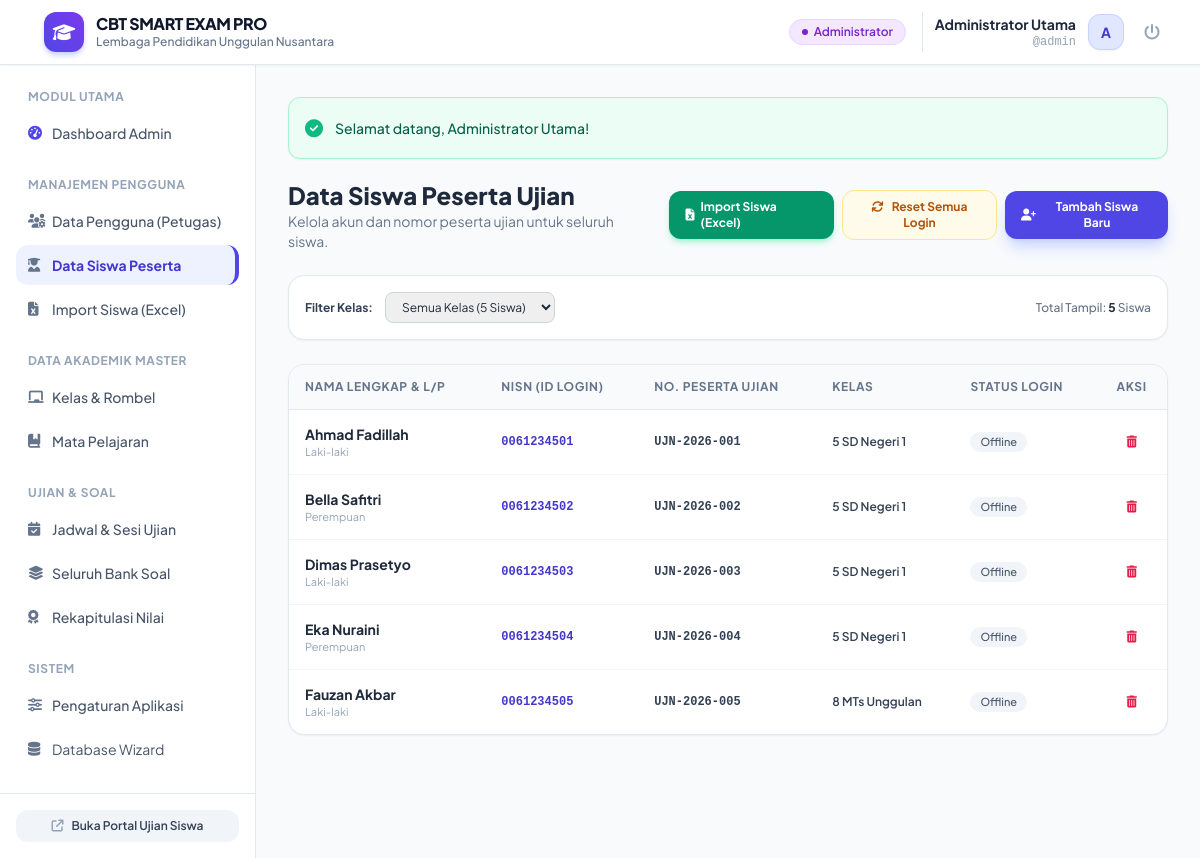
The app's page /admin/students.php (signed in) with its own data.
### tables this page shows
CREATE TABLE `students` (
  `id` INT AUTO_INCREMENT PRIMARY KEY,
  `nisn` VARCHAR(30) NOT NULL UNIQUE,
  `exam_number` VARCHAR(50) NOT NULL UNIQUE,
  `full_name` VARCHAR(150) NOT NULL,
  `class_id` INT NOT NULL,
  `password` VARCHAR(255) NOT NULL,
  `gender` ENUM('L', 'P') DEFAULT 'L',
  `is_logged_in` TINYINT(1) DEFAULT 0,
  `last_login` DATETIME NULL,
  `created_at` TIMESTAMP DEFAULT CURRENT_TIMESTAMP,
  FOREIGN KEY (`class_id`) REFERENCES `classes`(`id`) ON DELETE CASCADE
);

CREATE TABLE `classes` (
  `id` INT AUTO_INCREMENT PRIMARY KEY,
  `name` VARCHAR(50) NOT NULL,
  `level` VARCHAR(20) NOT NULL,
  `major` VARCHAR(50) DEFAULT 'Umum',
  `created_at` TIMESTAMP DEFAULT CURRENT_TIMESTAMP
);

### admin/students.php (the view, shortened to what this page needs)
<?php
require_once __DIR__ . '/../app/helpers.php';
$pdo = Database::getConnection();
$filterClass = (int)($_GET['class_id'] ?? 0);
$whereClause = $filterClass > 0 ? "WHERE s.class_id = $filterClass" : "";
$students = $pdo->query("SELECT s.*, c.name as class_name
                         FROM students s
                         JOIN classes c ON s.class_id = c.id
                         $whereClause
                         ORDER BY c.name ASC, s.full_name ASC")->fetchAll();
require_once __DIR__ . '/../includes/header.php';
?>
<div class="space-y-6">
    <div class="flex flex-col sm:flex-row sm:items-center justify-between gap-4">
        <div>
            <h1 class="text-2xl font-black text-slate-800">Data Siswa Peserta Ujian</h1>
            <p class="text-sm text-slate-500">Kelola akun dan nomor peserta ujian untuk seluruh siswa.</p>
        </div>
        <div class="flex items-center space-x-2">
            <a href="<?= BASE_URL ?>/admin/student_import.php" class="px-4 py-2 bg-emerald-600 hover:bg-emerald-700 text-white font-bold rounded-xl text-xs shadow-md shadow-emerald-200 transition flex items-center">
                <i class="fa-solid fa-file-excel mr-1.5"></i> Import Siswa (Excel)
            </a>
            <form method="POST" action="" onsubmit="return confirm('Reset semua status login siswa?');" class="inline">
                <button type="submit" class="px-3 py-2 bg-amber-50 hover:bg-amber-100 text-amber-700 font-bold rounded-xl text-xs border border-amber-200 transition">
                    <i class="fa-solid fa-arrows-rotate mr-1.5"></i> Reset Semua Login
                </button>
            </form>
            <button onclick="document.getElementById('modalAddStudent').classList.remove('hidden')" class="px-4 py-2 bg-indigo-600 hover:bg-indigo-700 text-white font-bold rounded-xl text-xs shadow-lg shadow-indigo-200 transition flex items-center">
                <i class="fa-solid fa-user-plus mr-1.5"></i> Tambah Siswa Baru
            </button>
        </div>
    </div>
    <div class="bg-white p-4 rounded-2xl border border-slate-200 shadow-sm flex items-center justify-between gap-4 text-xs">
        <form method="GET" action="" class="flex items-center space-x-3">
            <label class="font-bold text-slate-700">Filter Kelas:</label>
            <select name="class_id" onchange="this.form.submit()" class="px-3 py-1.5 rounded-lg border border-slate-300 text-xs">
                <option value="0">Semua Kelas (<?= count($students) ?> Siswa)</option>
            </select>
        </form>
        <div class="text-slate-500 font-medium">
            Total Tampil: <strong class="text-slate-800"><?= count($students) ?></strong> Siswa
        </div>
    </div>
    <div class="bg-white rounded-2xl border border-slate-200 shadow-sm overflow-hidden">
        <div class="overflow-x-auto">
            <table class="w-full text-left text-xs">
                <thead>
                    <tr class="bg-slate-50 text-slate-500 uppercase tracking-wider font-semibold border-b border-slate-200">
                        <th class="py-3.5 px-4">Nama Lengkap & L/P</th>
                        <th class="py-3.5 px-4">NISN (ID Login)</th>
                        <th class="py-3.5 px-4">No. Peserta Ujian</th>
                        <th class="py-3.5 px-4">Kelas</th>
                        <th class="py-3.5 px-4">Status Login</th>
                        <th class="py-3.5 px-4 text-center">Aksi</th>
                    </tr>
                </thead>
                <tbody class="divide-y divide-slate-100">
                    <?php if (empty($students)): ?>
                        <tr><td colspan="6" class="py-8 text-center text-slate-400">Belum ada data siswa ditemukan.</td></tr>
                    <?php else: ?>
                        <?php foreach ($students as $s): ?>
                            <tr class="hover:bg-slate-50/80 transition">
                                <td class="py-3.5 px-4">
                                    <div class="font-bold text-slate-800 text-sm"><?= e($s['full_name']) ?></div>
                                    <span class="text-[11px] text-slate-400"><?= $s['gender'] === 'L' ? 'Laki-laki' : 'Perempuan' ?></span>
                                </td>
                                <td class="py-3.5 px-4 font-mono font-bold text-indigo-700"><?= e($s['nisn']) ?></td>
                                <td class="py-3.5 px-4 font-mono font-bold text-slate-700"><?= e($s['exam_number']) ?></td>
                                <td class="py-3.5 px-4 font-semibold text-slate-700"><?= e($s['class_name']) ?></td>
                                <td class="py-3.5 px-4">
                                    <?php if ($s['is_logged_in']): ?>
                                        <span class="inline-flex items-center px-2.5 py-0.5 rounded-full text-[11px] font-bold bg-emerald-100 text-emerald-700">
                                            <span class="w-1.5 h-1.5 rounded-full bg-emerald-500 mr-1.5"></span> Sedang Login
                                        </span>
                                    <?php else: ?>
                                        <span class="inline-flex items-center px-2.5 py-0.5 rounded-full text-[11px] font-medium bg-slate-100 text-slate-600">
                                            Offline
                                        </span>
                                    <?php endif; ?>
                                </td>
                                <td class="py-3.5 px-4 text-center">
                                    <div class="inline-flex items-center space-x-1.5">
                                        <form method="POST" action="" onsubmit="return confirm('Hapus siswa ini?');" class="inline">
                                            <button type="submit" class="p-1.5 text-rose-600 hover:bg-rose-50 rounded-lg transition" title="Hapus Siswa">
                                                <i class="fa-solid fa-trash-can"></i>
                                            </button>
                                        </form>
                                    </div>
                                </td>
                            </tr>
                        <?php endforeach; ?>
                    <?php endif; ?>
                </tbody>
            </table>
        </div>
    </div>
</div>
<?php require_once __DIR__ . '/../includes/footer.php'; ?>

### includes/header.php (style rules this page uses)
body { font-family: 'Plus Jakarta Sans', sans-serif; }

### records on screen
students: full_name "Ahmad Fadillah", gender "Laki-laki", nisn "0061234501", exam_number "UJN-2026-001", class.name "5 SD Negeri 1", is_logged_in "Offline"
students: full_name "Bella Safitri", gender "Perempuan", nisn "0061234502", exam_number "UJN-2026-002", class.name "5 SD Negeri 1", is_logged_in "Offline"
students: full_name "Dimas Prasetyo", gender "Laki-laki", nisn "0061234503", exam_number "UJN-2026-003", class.name "5 SD Negeri 1", is_logged_in "Offline"
students: full_name "Eka Nuraini", gender "Perempuan", nisn "0061234504", exam_number "UJN-2026-004", class.name "5 SD Negeri 1", is_logged_in "Offline"
students: full_name "Fauzan Akbar", gender "Laki-laki", nisn "0061234505", exam_number "UJN-2026-005", class.name "8 MTs Unggulan", is_logged_in "Offline"

### other values on screen
$appTitle "CBT SMART EXAM PRO"
$schoolName "Lembaga Pendidikan Unggulan Nusantara"
$badge['label'] "Administrator"
$currentUser['full_name'] "Administrator Utama"
$currentUser['username'] "admin"
substr($currentUser['full_name'] ?? 'U', 0, 1) "A"
$flash['message'] "Selamat datang, Administrator Utama!"
count($students) "5"
